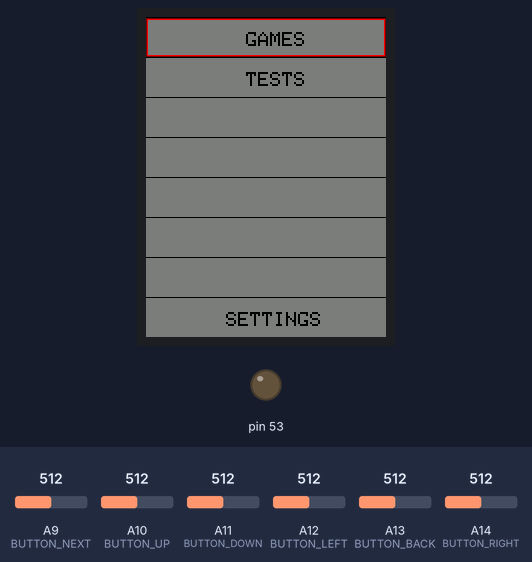
Simulated run of this sketch. Board: Arduino Mega 2560, built with avr-gcc and run on an emulated ATmega2560. On the bench: 240×320 colour display, output pins drawn as LEDs (lit = HIGH). The inputs (shaded band) are chosen by the test bench; at power-on: A9 (BUTTON_NEXT) = 512, A10 (BUTTON_UP) = 512, A11 (BUTTON_DOWN) = 512, A12 (BUTTON_LEFT) = 512, A13 (BUTTON_BACK) = 512, A14 (BUTTON_RIGHT) = 512.

Above: at 1.3 s.
1.4 s: A9 (BUTTON_NEXT) set to 86
2.9 s: A9 (BUTTON_NEXT) set to 71
At 3.17 s:
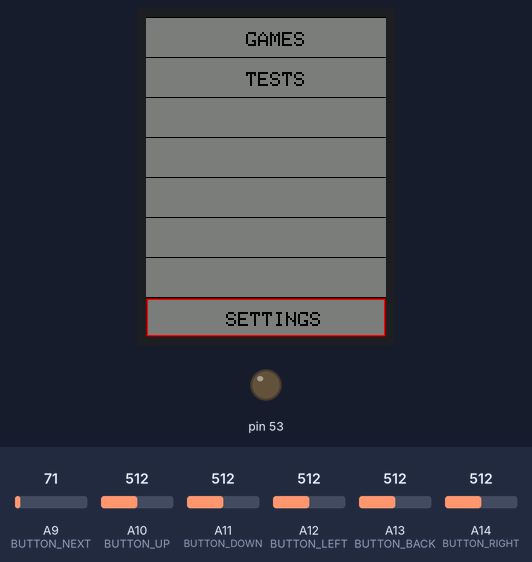
4.8 s: A10 (BUTTON_UP) set to 30
At 4.92 s:
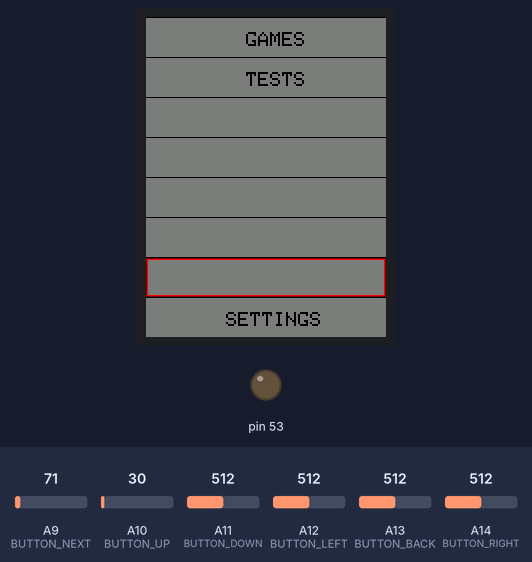
6.3 s: A10 (BUTTON_UP) set to 73
7.8 s: A10 (BUTTON_UP) set to 88
9.8 s: A11 (BUTTON_DOWN) set to 85
11.3 s: A11 (BUTTON_DOWN) set to 74
At 11.93 s:
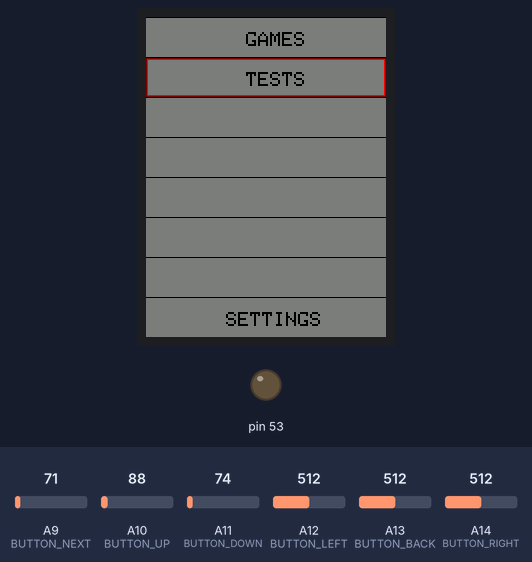

The sketch:

megaboi.ino
```cpp
#include "Menus/MainMenu.hpp"
// çoğu şeyi enum yapmak isterdim ama PROGMEM olmuyor

// fonksiyon dışında olması ne kadar iyi bilmiyorum
MCUFRIEND_kbv tft(A3, A2, A1, A0, A4);  // Ekran tanıtımı

// CURSORI GLOBAL YAPMIŞIM olamaz

// menü fonksiyonları

void setup() {
    pinMode(BUTTON_RIGHT, INPUT_PULLUP);
    pinMode(BUTTON_LEFT, INPUT_PULLUP);
    pinMode(BUTTON_NEXT, INPUT_PULLUP);
    pinMode(BUTTON_BACK, INPUT_PULLUP);
    pinMode(BUTTON_DOWN, INPUT_PULLUP);
    pinMode(BUTTON_UP, INPUT_PULLUP);
    pinMode(SS, OUTPUT);

    uint16_t ID = tft.readID();

    if (ID == 0xD3D3)
        ID = 0x9481;

    tft.begin(ID);
}

void loop() {
    MainMenu::open(tft);
}
```

MainMenu.hpp
```cpp
#ifndef __MAINMENU_H
#define __MAINMENU_H

#include "../header.hpp"
#include "TestMenu.hpp"

class MainMenu {
   public:
    inline static void print(MCUFRIEND_kbv& tft) {
        // bunu da ayrı güzel bir fonksiyona çıkarmak lazım da üşendim

        // tft.fillScreen(DEFAULT_MAIN_MENU_COLOR);
        tft.setTextColor(BLACK);
        tft.setTextSize(2);

        // tft.setCursor((tft.width() / 2) - 40, (((tft.height()) / (MAX_MENU_NUM * 2)) * ((w_menu * 2) + 1)) - 5);

        // GAMES -> len(5), location -> 0
        tft.setCursor((tft.width() / 2) - 20, (tft.height() / (MAX_MENU_NUM * 2)) - 5);
        tft.print(F("GAMES"));

        // TESTS -> len(5) * 4, location -> 1
        tft.setCursor((tft.width() / 2) - 20, ((tft.height()) / (MAX_MENU_NUM * 2)) * 3 - 5);
        tft.print(F("TESTS"));

        // SETTINGS -> len(8) * 4, location -> 2
        tft.setCursor((tft.width() / 2) - 40, (((tft.height()) / (MAX_MENU_NUM * 2)) * (((MAX_MENU_NUM - 1) * 2) + 1)) - 5);
        // tft.setCursor((tft.width() / 2) - 32, (((tft.height()) / (MAX_MENU_NUM * 2)) * 5 - 5));
        tft.print(F("SETTINGS"));

        for (int i = 0; i <= MAX_MENU_NUM; i++) {
            tft.drawFastHLine(0, (tft.height() / MAX_MENU_NUM) * i, tft.width(), BLACK);
        }
    }

    inline static void open(MCUFRIEND_kbv& tft) {
        byte cursor = 0;
        tft.fillScreen(DEFAULT_MAIN_MENU_COLOR);

        MainMenu::print(tft);
        printCursor(tft, cursor, DEFAULT_MAIN_MENU_COLOR);

        while (true) {
            byte key = getKey();

            // Aşağı tuşuna basıldıysa
            if (key == KEY_DOWN) {
                // En alta geldiysek geri yukarı attır
                if (cursor == (MAX_MENU_NUM - 1))
                    printCursor(tft, cursor = 0, DEFAULT_MAIN_MENU_COLOR);

                // değilse imleci arttır
                else
                    printCursor(tft, ++cursor, DEFAULT_MAIN_MENU_COLOR);
            }

            // yukarı tuşuna basıldıysa
            else if (key == KEY_UP) {
                // en üste geldiysek en alta at
                if (cursor == 0)
                    printCursor(tft, cursor = (MAX_MENU_NUM - 1), DEFAULT_MAIN_MENU_COLOR);

                // değilse imleci düşür
                else
                    printCursor(tft, --cursor, DEFAULT_MAIN_MENU_COLOR);
            }

            else if (key == KEY_NEXT) {
                switch (cursor) {
                    case 0:
                        // tamamen test için
                        printCursor(tft, cursor = (MAX_MENU_NUM - 1), DEFAULT_MAIN_MENU_COLOR);

                        // GamesMenu::open(tft);
                        break;

                    case 1:
                        // şimdi cursorı referans olarak yollabilirim, normal verebilirim, ya da hiç vermem
                        // normal vermenin hiç vermemeden farkı yok.

                        //  cursor 1 byte yer kaplıyor, pointerlar 2. Sanırım referans olarak verdikten sonra
                        // verilen pointer yok ediliyor umarım öyledir.

                        // ama ben yine de yeni bir cursor oluşturacağım
                        TestMenu::open(tft);
                        break;

                        // case MAX_MENU_NUM-1:
                        //     openSettingsMenu();
                        //     cursor = MAX_MENU_NUM-1;
                        //     break;
                }

                tft.fillScreen(DEFAULT_MAIN_MENU_COLOR);
                MainMenu::print(tft);
                printCursor(tft, cursor, DEFAULT_MAIN_MENU_COLOR);
            }

            delay(wait_time);
        }
    }

   private:
    // obje yok
    inline MainMenu() {}
};

#endif
```

TestMenu.hpp
```cpp
#ifndef __MENU_H
#define __MENU_H

#include "../header.hpp"

class TestMenu {
   public:
    inline static void print(MCUFRIEND_kbv& tft) {
        // bunu da ayrı güzel bir fonksiyona çıkarmak lazım da üşendim

        // tft.setCursor((tft.width() / 2) - 42, (((tft.height()) / (MAX_MENU_NUM * 2)) * ((w_menu * 2) + 1)) - 5);
        // tft.fillScreen(DEFAULT_MAIN_MENU_COLOR);
        tft.setTextColor(BLACK);
        tft.setTextSize(2);

        tft.setCursor((tft.width() / 2) - 42, (((tft.height()) / (MAX_MENU_NUM * 2))) - 5);
        tft.print(F("GAME OVER"));

        tft.setCursor((tft.width() / 2) - 42, (((tft.height()) / (MAX_MENU_NUM * 2)) * 3) - 5);
        tft.print(F("ESP8266"));

        tft.setCursor((tft.width() / 2) - 20, (((tft.height()) / (MAX_MENU_NUM * 2)) * 5) - 5);
        tft.print(F("SD TEST"));

        tft.setCursor((tft.width() / 2) - 20, (((tft.height()) / (MAX_MENU_NUM * 2)) * 7) - 5);
        tft.print(F("SNAKE-L"));

        tft.setCursor((tft.width() / 2) - 20, (((tft.height()) / (MAX_MENU_NUM * 2)) * (((MAX_MENU_NUM - 1) * 2) + 1)) - 5);
        tft.print(F("EXIT"));

        for (int i = 0; i <= MAX_MENU_NUM; i++) {
            tft.drawFastHLine(0, (tft.height() / MAX_MENU_NUM) * i, tft.width(), BLACK);
        }
    }

    inline static void open(MCUFRIEND_kbv& tft) {
        tft.fillScreen(DEFAULT_MAIN_MENU_COLOR);

        byte cursor = 0;
        TestMenu::print(tft);
        printCursor(tft, cursor, DEFAULT_MAIN_MENU_COLOR);

        while (true) {
            byte key = getKey();

            // Aşağı tuşuna basıldıysa
            if (key == KEY_DOWN) {
                // En alta geldiysek geri yukarı attır
                if (cursor == (MAX_MENU_NUM - 1))
                    printCursor(tft, cursor = 0, DEFAULT_MAIN_MENU_COLOR);

                // değilse imleci arttır
                else
                    printCursor(tft, ++cursor, DEFAULT_MAIN_MENU_COLOR);
            }

            // yukarı tuşuna basıldıysa
            else if (key == KEY_UP) {
                // en üste geldiysek en alta at
                if (cursor == 0)
                    printCursor(tft, cursor = (MAX_MENU_NUM - 1), DEFAULT_MAIN_MENU_COLOR);

                // değilse imleci düşür
                else
                    printCursor(tft, --cursor, DEFAULT_MAIN_MENU_COLOR);
            }

            else if (key == KEY_NEXT) {
                // tft.print(F("GAME OVER"));
                // tft.print(F("ESP8266"));
                // tft.print(F("SD TEST"));
                // tft.print(F("SNAKE-L"));
                // tft.print(F("EXIT"));

                switch (cursor) {
                    case 0:
                        // tamamen test için
                        printCursor(tft, cursor = (MAX_MENU_NUM - 1), DEFAULT_MAIN_MENU_COLOR);

                        // GamesMenu::open(tft);
                        break;

                    case 1:
                        // EspMenu::open(tft);
                        break;

                    case 2:
                        // SdMenu::open(tft);
                        break;

                    case 3:
                        // SnakeGame::open(tft);
                        break;

                    case MAX_MENU_NUM - 1:
                        return;
                }

                tft.fillScreen(DEFAULT_MAIN_MENU_COLOR);
                TestMenu::print(tft);
                printCursor(tft, cursor, DEFAULT_MAIN_MENU_COLOR);
            }

            delay(wait_time);
        }
    }

   private:
    // obje yok
    inline TestMenu() {}
};

#endif
```

header.hpp
```cpp
#ifndef __MHEADER_H
#define __MHEADER_H

#include "Arduino.h"
#include "MCUFRIEND_kbv.h"

#define GREENYELLOW 0xAFE5
#define DARKGREEN 0x03E0
#define LIGHTGREY 0xC618
#define DARKGREY 0x7BEF
#define DARKCYAN 0x03EF
#define MAGENTA 0xF81F
#define YELLOW 0xFFE0
#define MAROON 0x7800
#define PURPLE 0x780F
#define ORANGE 0xFD20
#define WHITE 0xFFFF
#define OLIVE 0x7BE0
#define BLACK 0x0000
#define GREEN 0x07E0
#define NAVY 0x000F
#define BLUE 0x001F
#define CYAN 0x07FF
// #define PINK 0xF81F
#define RED 0xF800

#define BUTTON_TOLERANCE 80  // Butonların töleransı
#define BUTTON_NEXT A9       // Butonların bağlı olduğu pinler
#define BUTTON_UP A10
#define BUTTON_DOWN A11
#define BUTTON_LEFT A12
#define BUTTON_BACK A13
#define BUTTON_RIGHT A14

// enum olmadı
#define KEY_NONE 0
#define KEY_DOWN 1
#define KEY_UP 2
#define KEY_RIGHT 3
#define KEY_LEFT 4
#define KEY_NEXT 5
#define KEY_BACK 6

#define DEFAULT_MAIN_MENU_COLOR 0x7BEF

#define MAX_MENU_NUM 8  // Ana menüde kaç bölüm açılacağı (dinamik)

#define gamesMenuValue 0  // Menülerin ana menüde kaçıncı sırada oldukları
#define testMenuValue 1
#define settingsMenuValue MAX_MENU_NUM - 1

#define wait_time 160  // Tuş hassasiyeti için bekleme süresi

inline byte getKey() {
    if (analogRead(BUTTON_DOWN) < BUTTON_TOLERANCE)
        return KEY_DOWN;

    else if (analogRead(BUTTON_UP) < BUTTON_TOLERANCE)
        return KEY_UP;

    else if (analogRead(BUTTON_RIGHT) < BUTTON_TOLERANCE)
        return KEY_RIGHT;

    else if (analogRead(BUTTON_LEFT) < BUTTON_TOLERANCE)
        return KEY_LEFT;

    else if (analogRead(BUTTON_NEXT) < BUTTON_TOLERANCE)
        return KEY_NEXT;

    else if (analogRead(BUTTON_BACK) < BUTTON_TOLERANCE)
        return KEY_BACK;

    return KEY_NONE;
}

inline void printCursor(MCUFRIEND_kbv& tft, const byte cursor, const int menuColor) {
    for (int i = 0; i <= MAX_MENU_NUM; i++) {
        tft.drawRect(0, ((tft.height() / MAX_MENU_NUM) * i) + 1, tft.width(), (tft.height() / MAX_MENU_NUM) - 1, menuColor);
        tft.drawRect(1, ((tft.height() / MAX_MENU_NUM) * i) + 2, tft.width() - 2, (tft.height() / MAX_MENU_NUM) - 3, menuColor);
    }

    tft.drawRect(0, ((tft.height() / MAX_MENU_NUM) * cursor) + 1, tft.width(), (tft.height() / MAX_MENU_NUM) - 1, MAROON);
    tft.drawRect(1, ((tft.height() / MAX_MENU_NUM) * cursor) + 2, tft.width() - 2, (tft.height() / MAX_MENU_NUM) - 3, RED);
}

inline void gameOver(MCUFRIEND_kbv& tft, unsigned int score) {
    tft.fillScreen(RED);
    tft.print(score);
}

#endif
```

Measured:
- the behaviour switches between 80 and 79 on A9 (BUTTON_NEXT) (found by bisection; images 0 and 1)
- after the input at 1.4 s, every drawn part: stays the same
- after the input at 2.9 s, the display: first changes after 0.10 s (image 1 shows a later state)
- after the input at 4.8 s, the display: changes at once (image 2)
- after the input at 11.3 s, the display: first differs from a run without the input after 0.19 s (image 3 shows a later state)
